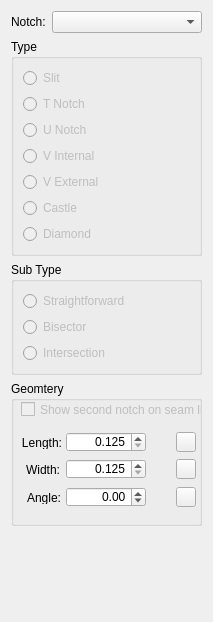
     <widget class="QWidget" name="notches_Tab">
      <attribute name="title">
       <string>Notches</string>
      </attribute>
      <layout class="QVBoxLayout" name="verticalLayout_7">
       <item>
        <layout class="QFormLayout" name="formLayout_2">
         <property name="fieldGrowthPolicy">
          <enum>QFormLayout::ExpandingFieldsGrow</enum>
         </property>
         <item row="0" column="0">
          <widget class="QLabel" name="label">
           <property name="text">
            <string>Notch:</string>
           </property>
          </widget>
         </item>
         <item row="0" column="1">
          <widget class="QComboBox" name="notches_ComboBox">
           <property name="sizePolicy">
            <sizepolicy hsizetype="Preferred" vsizetype="Fixed">
             <horstretch>0</horstretch>
             <verstretch>0</verstretch>
            </sizepolicy>
           </property>
           <property name="minimumSize">
            <size>
             <width>150</width>
             <height>0</height>
            </size>
           </property>
          </widget>
         </item>
        </layout>
       </item>
       <item>
        <widget class="QGroupBox" name="notchType_GroupBox">
         <property name="enabled">
          <bool>true</bool>
         </property>
         <property name="minimumSize">
          <size>
           <width>0</width>
           <height>160</height>
          </size>
         </property>
         <property name="title">
          <string>Type</string>
         </property>
         <layout class="QVBoxLayout" name="verticalLayout_6">
          <item>
           <widget class="QRadioButton" name="slitNotch_RadioButton">
            <property name="enabled">
             <bool>false</bool>
            </property>
            <property name="minimumSize">
             <size>
              <width>0</width>
              <height>0</height>
             </size>
            </property>
            <property name="text">
             <string>Slit</string>
            </property>
            <property name="icon">
             <iconset resource="../../../../vmisc/share/resources/icon.qrc">
              <normaloff>:/tsvg/seamly/slit_notch.tsvg</normaloff>:/tsvg/seamly/slit_notch.tsvg</iconset>
            </property>
            <attribute name="buttonGroup">
             <string notr="true">notchType_ButtonGroup</string>
            </attribute>
           </widget>
          </item>
          <item>
           <widget class="QRadioButton" name="tNotch_RadioButton">
            <property name="enabled">
             <bool>false</bool>
            </property>
            <property name="text">
             <string>T Notch</string>
            </property>
            <property name="icon">
             <iconset resource="../../../../vmisc/share/resources/icon.qrc">
              <normaloff>:/tsvg/seamly/t_notch.tsvg</normaloff>:/tsvg/seamly/t_notch.tsvg</iconset>
            </property>
            <attribute name="buttonGroup">
             <string notr="true">notchType_ButtonGroup</string>
            </attribute>
           </widget>
          </item>
          <item>
           <widget class="QRadioButton" name="uNotch_RadioButton">
            <property name="enabled">
             <bool>false</bool>
            </property>
            <property name="text">
             <string>U Notch</string>
            </property>
            <property name="icon">
             <iconset resource="../../../../vmisc/share/resources/icon.qrc">
              <normaloff>:/tsvg/seamly/u_notch.tsvg</normaloff>:/tsvg/seamly/u_notch.tsvg</iconset>
            </property>
            <attribute name="buttonGroup">
             <string notr="true">notchType_ButtonGroup</string>
            </attribute>
           </widget>
          </item>
          <item>
           <widget class="QRadioButton" name="vInternalNotch_RadioButton">
            <property name="enabled">
             <bool>false</bool>
            </property>
            <property name="text">
             <string>V Internal</string>
            </property>
            <property name="icon">
             <iconset resource="../../../../vmisc/share/resources/icon.qrc">
              <normaloff>:/tsvg/seamly/internal_v_notch.tsvg</normaloff>:/tsvg/seamly/internal_v_notch.tsvg</iconset>
            </property>
            <attribute name="buttonGroup">
             <string notr="true">notchType_ButtonGroup</string>
            </attribute>
           </widget>
          </item>
          <item>
           <widget class="QRadioButton" name="vExternalNotch_RadioButton">
            <property name="enabled">
             <bool>false</bool>
            </property>
            <property name="text">
             <string>V External</string>
            </property>
            <property name="icon">
             <iconset resource="../../../../vmisc/share/resources/icon.qrc">
              <normaloff>:/tsvg/seamly/external_v_notch.tsvg</normaloff>:/tsvg/seamly/external_v_notch.tsvg</iconset>
            </property>
            <attribute name="buttonGroup">
             <string notr="true">notchType_ButtonGroup</string>
            </attribute>
           </widget>
          </item>
          <item>
           <widget class="QRadioButton" name="castleNotch_RadioButton">
            <property name="enabled">
             <bool>false</bool>
            </property>
            <property name="text">
             <string>Castle</string>
            </property>
            <property name="icon">
             <iconset resource="../../../../vmisc/share/resources/icon.qrc">
              <normaloff>:/tsvg/seamly/castle_notch.tsvg</normaloff>:/tsvg/seamly/castle_notch.tsvg</iconset>
            </property>
            <attribute name="buttonGroup">
             <string notr="true">notchType_ButtonGroup</string>
            </attribute>
           </widget>
          </item>
          <item>
           <widget class="QRadioButton" name="diamondNotch_RadioButton">
            <property name="enabled">
             <bool>false</bool>
            </property>
            <property name="text">
             <string>Diamond</string>
            </property>
            <property name="icon">
             <iconset resource="../../../../vmisc/share/resources/icon.qrc">
              <normaloff>:/tsvg/seamly/diamond_notch.tsvg</normaloff>:/tsvg/seamly/diamond_notch.tsvg</iconset>
            </property>
            <attribute name="buttonGroup">
             <string notr="true">notchType_ButtonGroup</string>
            </attribute>
           </widget>
          </item>
         </layout>
        </widget>
       </item>
       <item>
        <widget class="QGroupBox" name="notchSubType_GroupBox">
         <property name="title">
          <string>Sub Type</string>
         </property>
         <layout class="QVBoxLayout" name="verticalLayout_5">
          <item>
           <widget class="QRadioButton" name="straightforward_RadioButton">
            <property name="enabled">
             <bool>false</bool>
            </property>
            <property name="text">
             <string>Straightforward</string>
            </property>
            <attribute name="buttonGroup">
             <string notr="true">notchSubType_ButtonGroup</string>
            </attribute>
           </widget>
          </item>
          <item>
           <widget class="QRadioButton" name="bisector_RadioButton">
            <property name="enabled">
             <bool>false</bool>
            </property>
            <property name="text">
             <string>Bisector</string>
            </property>
            <attribute name="buttonGroup">
             <string notr="true">notchSubType_ButtonGroup</string>
            </attribute>
           </widget>
          </item>
          <item>
           <widget class="QRadioButton" name="intersection_RadioButton">
            <property name="enabled">
             <bool>false</bool>
            </property>
            <property name="toolTip">
             <string>Select to designate the corner point as a notch</string>
            </property>
            <property name="text">
             <string>Intersection</string>
            </property>
            <attribute name="buttonGroup">
             <string notr="true">notchSubType_ButtonGroup</string>
            </attribute>
           </widget>
          </item>
         </layout>
        </widget>
       </item>
       <item>
        <widget class="QGroupBox" name="geometery_GroupBox">
         <property name="minimumSize">
          <size>
           <width>0</width>
           <height>145</height>
          </size>
         </property>
         <property name="title">
          <string>Geomtery</string>
         </property>
         <widget class="QDoubleSpinBox" name="notchAngle_DoubleSpinBox">
          <property name="geometry">
           <rect>
            <x>55</x>
            <y>106</y>
            <width>80</width>
            <height>20</height>
           </rect>
          </property>
          <property name="sizePolicy">
           <sizepolicy hsizetype="Fixed" vsizetype="Fixed">
            <horstretch>0</horstretch>
            <verstretch>0</verstretch>
           </sizepolicy>
          </property>
          <property name="minimumSize">
           <size>
            <width>80</width>
            <height>0</height>
           </size>
          </property>
          <property name="alignment">
           <set>Qt::AlignRight|Qt::AlignTrailing|Qt::AlignVCenter</set>
          </property>
          <property name="minimum">
           <double>-360.000000000000000</double>
          </property>
          <property name="maximum">
           <double>360.000000000000000</double>
          </property>
          <property name="singleStep">
           <double>1.000000000000000</double>
          </property>
         </widget>
         <widget class="QPushButton" name="resetAngle_PushButton">
          <property name="geometry">
           <rect>
            <x>165</x>
            <y>106</y>
            <width>20</width>
            <height>20</height>
           </rect>
          </property>
          <property name="sizePolicy">
           <sizepolicy hsizetype="Fixed" vsizetype="Fixed">
            <horstretch>0</horstretch>
            <verstretch>0</verstretch>
           </sizepolicy>
          </property>
          <property name="minimumSize">
           <size>
            <width>20</width>
            <height>20</height>
           </size>
          </property>
          <property name="maximumSize">
           <size>
            <width>20</width>
            <height>20</height>
           </size>
          </property>
          <property name="toolTip">
           <string>Reset notch angle to default.</string>
          </property>
          <property name="text">
           <string/>
          </property>
          <property name="icon">
           <iconset resource="../../../../vmisc/share/resources/theme.qrc">
            <normaloff>:/tsvg/spectrum/Undo.tsvg</normaloff>:/tsvg/spectrum/Undo.tsvg</iconset>
          </property>
         </widget>
         <widget class="QLabel" name="notchCount_Label">
          <property name="geometry">
           <rect>
            <x>132</x>
            <y>181</y>
            <width>40</width>
            <height>13</height>
           </rect>
          </property>
          <property name="sizePolicy">
           <sizepolicy hsizetype="Fixed" vsizetype="Preferred">
            <horstretch>0</horstretch>
            <verstretch>0</verstretch>
           </sizepolicy>
          </property>
          <property name="minimumSize">
           <size>
            <width>40</width>
            <height>0</height>
           </size>
          </property>
          <property name="maximumSize">
           <size>
            <width>40</width>
            <height>16777215</height>
           </size>
          </property>
          <property name="text">
           <string>Count:</string>
          </property>
          <property name="alignment">
           <set>Qt::AlignRight|Qt::AlignTrailing|Qt::AlignVCenter</set>
          </property>
         </widget>
         <widget class="QPushButton" name="resetWidth_PushButton">
          <property name="geometry">
           <rect>
            <x>165</x>
            <y>78</y>
            <width>20</width>
            <height>20</height>
           </rect>
          </property>
          <property name="sizePolicy">
           <sizepolicy hsizetype="Fixed" vsizetype="Fixed">
            <horstretch>0</horstretch>
            <verstretch>0</verstretch>
           </sizepolicy>
          </property>
          <property name="minimumSize">
           <size>
            <width>20</width>
            <height>20</height>
           </size>
          </property>
          <property name="maximumSize">
           <size>
            <width>20</width>
            <height>20</height>
           </size>
          </property>
          <property name="toolTip">
           <string>Reset notch with to default.</string>
          </property>
          <property name="text">
           <string/>
          </property>
          <property name="icon">
           <iconset resource="../../../../vmisc/share/resources/theme.qrc">
            <normaloff>:/tsvg/spectrum/Undo.tsvg</normaloff>:/tsvg/spectrum/Undo.tsvg</iconset>
          </property>
         </widget>
         <widget class="QDoubleSpinBox" name="notchWidth_DoubleSpinBox">
          <property name="geometry">
           <rect>
            <x>55</x>
            <y>78</y>
            <width>80</width>
            <height>20</height>
           </rect>
          </property>
          <property name="sizePolicy">
           <sizepolicy hsizetype="Fixed" vsizetype="Fixed">
            <horstretch>0</horstretch>
            <verstretch>0</verstretch>
           </sizepolicy>
          </property>
          <property name="minimumSize">
           <size>
            <width>80</width>
            <height>0</height>
           </size>
          </property>
          <property name="alignment">
           <set>Qt::AlignRight|Qt::AlignTrailing|Qt::AlignVCenter</set>
          </property>
          <property name="decimals">
           <number>3</number>
          </property>
          <property name="minimum">
           <double>0.125000000000000</double>
          </property>
          <property name="maximum">
           <double>1.500000000000000</double>
          </property>
          <property name="singleStep">
           <double>0.010000000000000</double>
          </property>
          <property name="value">
           <double>0.125000000000000</double>
          </property>
         </widget>
         <widget class="QSpinBox" name="notchCount_SpinBox">
          <property name="geometry">
           <rect>
            <x>182</x>
            <y>177</y>
            <width>80</width>
            <height>20</height>
           </rect>
          </property>
          <property name="sizePolicy">
           <sizepolicy hsizetype="Fixed" vsizetype="Fixed">
            <horstretch>0</horstretch>
            <verstretch>0</verstretch>
           </sizepolicy>
          </property>
          <property name="minimumSize">
           <size>
            <width>80</width>
            <height>0</height>
           </size>
          </property>
          <property name="alignment">
           <set>Qt::AlignRight|Qt::AlignTrailing|Qt::AlignVCenter</set>
          </property>
          <property name="minimum">
           <number>1</number>
          </property>
          <property name="maximum">
           <number>3</number>
          </property>
         </widget>
         <widget class="QCheckBox" name="showSeamlineNotch_CheckBox">
          <property name="enabled">
           <bool>false</bool>
          </property>
          <property name="geometry">
           <rect>
            <x>10</x>
            <y>20</y>
            <width>181</width>
            <height>17</height>
           </rect>
          </property>
          <property name="toolTip">
           <string>This option has effect only if the second notch on seam line is enabled in global preferences. The option helps disable the second notch for this notch only.</string>
          </property>
          <property name="text">
           <string>Show second notch on seam line</string>
          </property>
         </widget>
         <widget class="QPushButton" name="resetLength_PushButton">
          <property name="geometry">
           <rect>
            <x>165</x>
            <y>51</y>
            <width>20</width>
            <height>20</height>
           </rect>
          </property>
          <property name="sizePolicy">
           <sizepolicy hsizetype="Fixed" vsizetype="Fixed">
            <horstretch>0</horstretch>
            <verstretch>0</verstretch>
           </sizepolicy>
          </property>
          <property name="minimumSize">
           <size>
            <width>20</width>
            <height>20</height>
           </size>
          </property>
          <property name="maximumSize">
           <size>
            <width>20</width>
            <height>20</height>
           </size>
          </property>
          <property name="toolTip">
           <string>Reset notch length to default.</string>
          </property>
          <property name="text">
           <string/>
          </property>
          <property name="icon">
           <iconset resource="../../../../vmisc/share/resources/theme.qrc">
            <normaloff>:/tsvg/spectrum/Undo.tsvg</normaloff>:/tsvg/spectrum/Undo.tsvg</iconset>
          </property>
         </widget>
         <widget class="QLabel" name="notchWidth_Label">
          <property name="geometry">
           <rect>
            <x>9</x>
            <y>82</y>
            <width>40</width>
            <height>13</height>
           </rect>
          </property>
          <property name="sizePolicy">
           <sizepolicy hsizetype="Fixed" vsizetype="Preferred">
            <horstretch>0</horstretch>
            <verstretch>0</verstretch>
           </sizepolicy>
          </property>
          <property name="minimumSize">
           <size>
            <width>40</width>
            <height>0</height>
           </size>
          </property>
          <property name="maximumSize">
           <size>
            <width>40</width>
            <height>16777215</height>
           </size>
          </property>
          <property name="text">
           <string> Width:</string>
          </property>
          <property name="alignment">
           <set>Qt::AlignRight|Qt::AlignTrailing|Qt::AlignVCenter</set>
          </property>
         </widget>
         <widget class="QLabel" name="notchAngle_Label">
          <property name="geometry">
           <rect>
            <x>10</x>
            <y>110</y>
            <width>40</width>
            <height>13</height>
           </rect>
          </property>
          <property name="sizePolicy">
           <sizepolicy hsizetype="Fixed" vsizetype="Preferred">
            <horstretch>0</horstretch>
            <verstretch>0</verstretch>
           </sizepolicy>
          </property>
          <property name="minimumSize">
           <size>
            <width>40</width>
            <height>0</height>
           </size>
          </property>
          <property name="maximumSize">
           <size>
            <width>40</width>
            <height>16777215</height>
           </size>
          </property>
          <property name="text">
           <string>Angle:</string>
          </property>
          <property name="alignment">
           <set>Qt::AlignRight|Qt::AlignTrailing|Qt::AlignVCenter</set>
          </property>
         </widget>
         <widget class="QDoubleSpinBox" name="notchLength_DoubleSpinBox">
          <property name="geometry">
           <rect>
            <x>55</x>
            <y>51</y>
            <width>80</width>
            <height>20</height>
           </rect>
          </property>
          <property name="sizePolicy">
           <sizepolicy hsizetype="Fixed" vsizetype="Fixed">
            <horstretch>0</horstretch>
            <verstretch>0</verstretch>
           </sizepolicy>
          </property>
          <property name="minimumSize">
           <size>
            <width>80</width>
            <height>0</height>
           </size>
          </property>
          <property name="alignment">
           <set>Qt::AlignRight|Qt::AlignTrailing|Qt::AlignVCenter</set>
          </property>
          <property name="decimals">
           <number>3</number>
          </property>
          <property name="minimum">
           <double>0.125000000000000</double>
          </property>
          <property name="maximum">
           <double>1.500000000000000</double>
          </property>
          <property name="singleStep">
           <double>0.010000000000000</double>
          </property>
          <property name="value">
           <double>0.125000000000000</double>
          </property>
         </widget>
         <widget class="QLabel" name="notchLength_Label">
          <property name="geometry">
           <rect>
            <x>11</x>
            <y>55</y>
            <width>40</width>
            <height>13</height>
           </rect>
          </property>
          <property name="sizePolicy">
           <sizepolicy hsizetype="Fixed" vsizetype="Preferred">
            <horstretch>0</horstretch>
            <verstretch>0</verstretch>
           </sizepolicy>
          </property>
          <property name="minimumSize">
           <size>
            <width>40</width>
            <height>0</height>
           </size>
          </property>
          <property name="maximumSize">
           <size>
            <width>40</width>
            <height>16777215</height>
           </size>
          </property>
          <property name="text">
           <string>Length:</string>
          </property>
          <property name="alignment">
           <set>Qt::AlignRight|Qt::AlignTrailing|Qt::AlignVCenter</set>
          </property>
         </widget>
        </widget>
       </item>
       <item>
        <spacer name="verticalSpacer_2">
         <property name="orientation">
          <enum>Qt::Vertical</enum>
         </property>
         <property name="sizeHint" stdset="0">
          <size>
           <width>20</width>
           <height>85</height>
          </size>
         </property>
        </spacer>
       </item>
      </layout>
     </widget>
